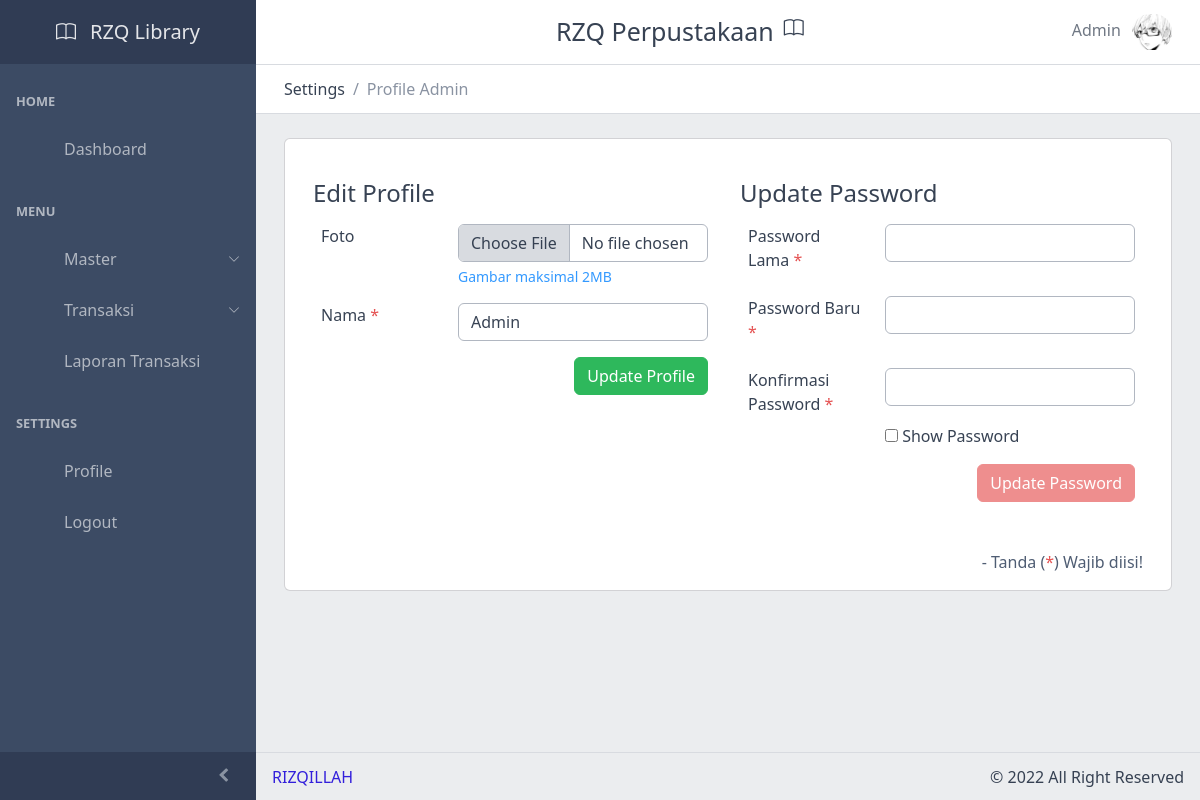
The app's page /view/profile.php (signed in) with its own data.
### tables this page shows
CREATE TABLE `tb_user` (
  `id` int(11) NOT NULL,
  `nama` varchar(200) NOT NULL,
  `username` varchar(100) NOT NULL,
  `password` varchar(255) NOT NULL,
  `hak_akses` enum('1','2') NOT NULL,
  `foto` varchar(200) DEFAULT NULL,
  `deleted` enum('0','1') NOT NULL,
  `last_log` datetime NOT NULL
);

### view/profile.php (the view, shortened to what this page needs)
<?php
include '../controller/koneksi.php';
$kode = $_SESSION['user']['id'];
$result = mysqli_fetch_assoc(mysqli_query($conn, "SELECT * FROM tb_user WHERE id='$kode' AND deleted='0'"));
?>
<!DOCTYPE html>
<html lang="en">
<head>
    <?php include 'meta.php'; ?>
</head>
<body>
    <div class="sidebar sidebar-dark sidebar-fixed" id="sidebar">
        <div class="sidebar-brand d-none d-md-flex">
            <div class="sidebar-brand-full">
                <i class="bi bi-book" style="font-size: 20px;"></i>
                <span style="margin-left: 10px; font-size: 20px;">RZQ Library</span>
            </div>
        </div>
        <ul class="sidebar-nav" data-coreui="navigation" data-simplebar="">
            <li class="nav-title">Home</li>
            <li class="nav-item"><a class="nav-link" href="index.php">
                    <svg class="nav-icon">
                        <use xlink:href="../vendor/coreUI/vendors/@coreui/icons/svg/free.svg#cil-home"></use>
                    </svg> Dashboard</a></li>
            <li class="nav-title">Menu</li>
            <li class="nav-group"><a class="nav-link nav-group-toggle" href="#">
                    <svg class="nav-icon">
                        <use xlink:href="../vendor/coreUI/vendors/@coreui/icons/svg/free.svg#cil-monitor"></use>
                    </svg> Master</a>
            </li>
            <li class="nav-group"><a class="nav-link nav-group-toggle" href="#">
                    <svg class="nav-icon">
                        <use xlink:href="../vendor/coreUI/vendors/@coreui/icons/svg/free.svg#cil-money"></use>
                    </svg> Transaksi</a>
            </li>
            <li class="nav-item"><a class="nav-link" href="print/cetak-transaksi.php" target="_blank">
                    <svg class="nav-icon">
                        <use xlink:href="../vendor/coreUI/vendors/@coreui/icons/svg/free.svg#cil-file"></use>
                    </svg> Laporan Transaksi</a>
            </li>
            <li class="nav-title">Settings</li>
            <li class="nav-item"><a class="nav-link" href="profile.php">
                    <svg class="nav-icon">
                        <use xlink:href="../vendor/coreUI/vendors/@coreui/icons/svg/free.svg#cil-user"></use>
                    </svg> Profile</a>
            </li>
            <li class="nav-item"><button class="nav-link" data-bs-toggle="modal" data-bs-target="#Logout">
                    <svg class="nav-icon">
                        <use xlink:href="../vendor/coreUI/vendors/@coreui/icons/svg/free.svg#cil-account-logout"></use>
                    </svg> Logout</button>
            </li>
        </ul>
        <button class="sidebar-toggler" type="button" data-coreui-toggle="unfoldable"></button>
    </div>
    <div class="wrapper d-flex flex-column min-vh-100 bg-light">
        <header class="header header-sticky mb-4">
            <?php include 'header.php'; ?>
            <div class="header-divider"></div>
            <div class="container-fluid">
                <nav aria-label="breadcrumb">
                    <ol class="breadcrumb my-0 ms-2">
                        <li class="breadcrumb-item">
                            <span>Settings</span>
                        </li>
                        <li class="breadcrumb-item active">
                            <span>Profile <?= $result['nama']; ?></span>
                        </li>
                    </ol>
                </nav>
            </div>
        </header>
        <div class="body flex-grow-1 px-3">
            <div class="container-fluid">
                <div class="card mb-5">
                    <div class="card-body">
                        <div class="container-fluid mt-4">
                            <div class="row">
                                <div class="col-lg-6 col-12 col-sm-12 mb-5">
                                    <h4 class="card-title mb-3">Edit Profile</h4>
                                    <form action="../model/update-profile.php" method="POST" enctype="multipart/form-data" class="form-horizontal form-material mx-2 needs-validation">
                                        <div class="mb-3 row">
                                            <label class="form-label col-lg-4" for="foto">Foto</label>
                                            <div class="col-sm-12 col-md-12 col-lg-8 col" id="previewimg">
                                                <input type="file" name="foto" id="foto" class="form-control" onchange="validateImg(this, 'tambah', 'foto', 'previewimg', 'fotoFeedback')" aria-describedby="fotoFeedback" accept="image/*">
                                                <div class="form-text text-info">Gambar maksimal 2MB</div>
                                            </div>
                                        </div>
                                        <div class="mb-3 row">
                                            <label for="nama" class="form-label col-lg-4">Nama <span class="text-danger">*</span></label>
                                            <div class="col-sm-12 col-md-12 col-lg-8 col">
                                                <input type="text" name="nama" class="form-control" id="nama" required maxlength="100" value="<?= $result['nama']; ?>" autofocus onfocus="var temp_value=this.value; this.value=''; this.value=temp_value">
                                            </div>
                                        </div>
                                        <div class="form-group text-end">
                                            <div class="col-sm-12">
                                                <button type="submit" id="update" name="edit" class="btn btn-success text-white">Update Profile</button>
                                            </div>
                                        </div>
                                    </form>
                                </div>
                                <div class="col-sm-12 col-lg-6 col-12">
                                    <h4 class="card-title mb-3">Update Password</h4>
                                    <form action="../model/update-profile.php" method="POST" class="form-horizontal form-material mx-2 needs-validation">
                                        <div class="mb-3 row">
                                            <label for="passlama" class="form-label col-lg-4">Password Lama <span class="text-danger">*</span></label>
                                            <div class="col-sm-12 col-md-12 col-lg-8 col">
                                                <input type="password" name="passlama" class="form-control" id="passlama" required maxlength="100">
                                            </div>
                                        </div>
                                        <div class="mb-3 row">
                                            <label for="passbaru" class="form-label col-lg-4">Password Baru <span class="text-danger">*</span></label>
                                            <div class="col-sm-12 col-md-12 col-lg-8 col">
                                                <input type="password" name="passbaru" class="form-control" id="passbaru" required maxlength="100">
                                            </div>
                                        </div>
                                        <div class="row">
                                            <label for="passkon" class="form-label col-lg-4">Konfirmasi Password <span class="text-danger">*</span></label>
                                            <div class="col-sm-12 col-md-12 col-lg-8 col">
                                                <input type="password" name="passkon" class="form-control" id="passkon" required maxlength="100">
                                            </div>
                                        </div>
                                        <div class="mb-3 row">
                                            <div class="col-lg-4"></div>
                                            <div class="col-sm-12 col-md-12 col-lg-8 col-12">
                                                <input type="checkbox" id="show-password" onclick="showPass()">
                                                <label for="show-password">Show Password</label>
                                            </div>
                                        </div>
                                        <div class="form-group text-end">
                                            <div class="col-sm-12">
                                                <button type="submit" id="update-password" name="update-password" class="btn btn-danger text-white" disabled>Update Password</button>
                                            </div>
                                        </div>
                                    </form>
                                </div>
                            </div>
                            <div class="text-end mt-5">
                                <span class="text-dark">- Tanda (<span class="text-danger">*</span>) Wajib diisi!</span>
                            </div>
                        </div>
                    </div>
                </div>
            </div>
        </div>
        <footer class="footer">
            <div><a href="https://github.com/rizqillah-pnl" target="_blank" style="text-decoration: none;">RIZQILLAH</a></div>
            <div class="ms-auto">&copy; 2022 All Right Reserved</div>
        </footer>
    </div>
</body>
</html>

### view/header.php (shortened to what this page needs)
<div class="container-fluid">
    <button class="header-toggler px-md-0 me-md-3" type="button" onclick="coreui.Sidebar.getInstance(document.querySelector('#sidebar')).toggle()">
        <svg class="icon icon-lg">
            <use xlink:href="../vendor/coreUI/vendors/@coreui/icons/svg/free.svg#cil-menu"></use>
        </svg>
    </button>
    <div class="header-nav d-none d-md-flex mx-auto" style="font-size: 25px;">
        RZQ Perpustakaan
        <i class="bi bi-book" style="font-size: 20px; margin-left: 10px;"></i>
    </div>
    <ul class="header-nav ms-3">
        <li class="nav-item dropdown"><a class="nav-link py-0" data-coreui-toggle="dropdown" href="#" role="button" aria-haspopup="true" aria-expanded="false">
                <span style="margin-right: 7px;"><?= $result['nama']; ?></span>
                <div class="avatar avatar-md">
                    <img class="avatar-img" src="../public/img/user/<?= $result['foto']; ?>">
                </div>
            </a>
        </li>
    </ul>
</div>

### records on screen
tb_user: nama "Admin", foto (picture)
